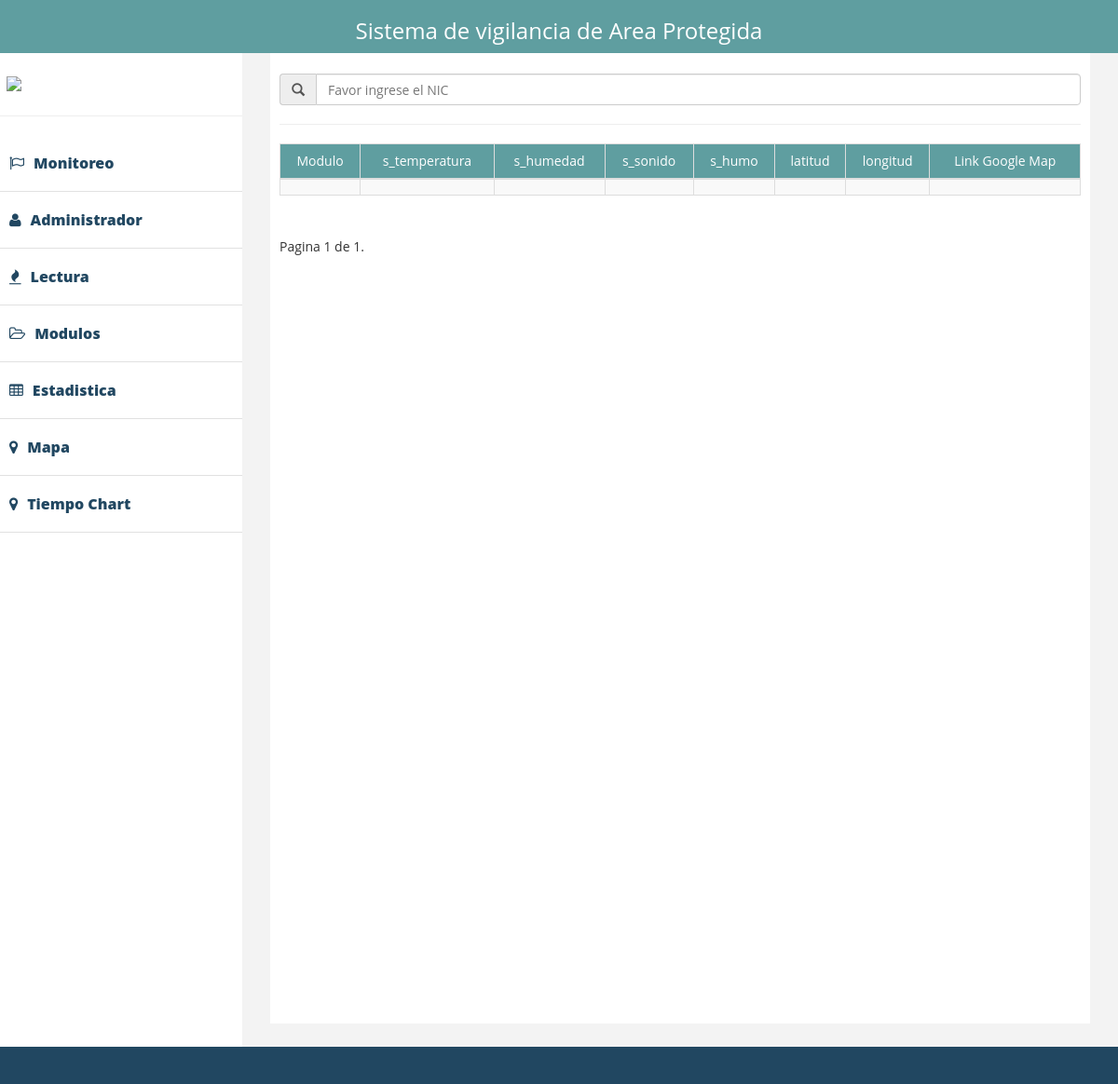
The app's page /interface/modulo/, older data.
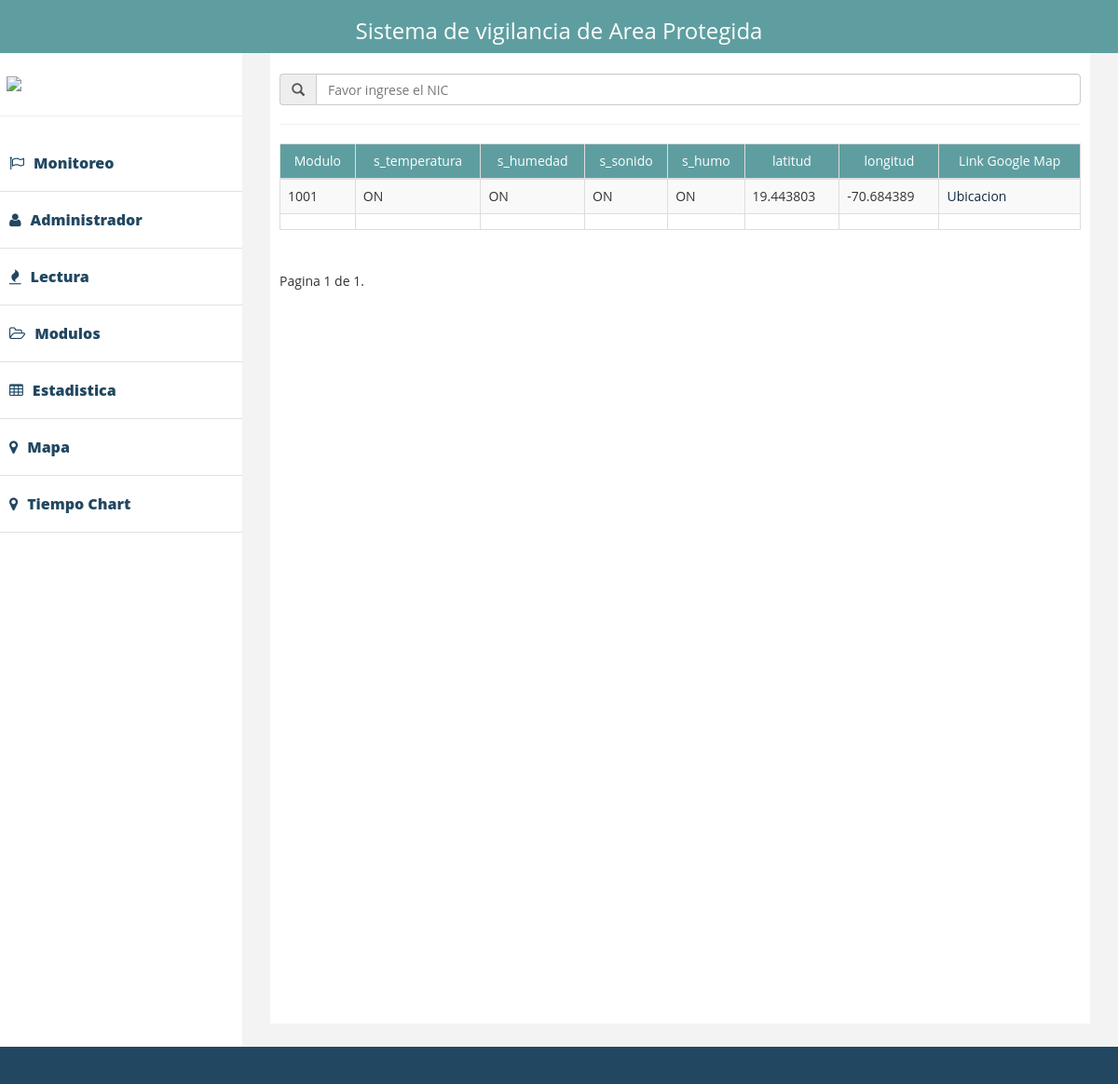
The same page, newer data.
### interface/models.py (models this page shows)
class Module(models.Model):
    modulo = models.CharField(max_length=8, primary_key=True)
    s_state = (
        ('ON', 'ON'),
        ('OFF', 'OFF'),
        ('OUT', 'OUT'),
    )
    s_temperatura   = models.CharField(max_length=5, choices=s_state, default='ON')
    s_humedad       = models.CharField(max_length=5, choices=s_state, default='ON')
    s_sonido        = models.CharField(max_length=5, choices=s_state, default='ON')
    s_humo          = models.CharField(max_length=5, choices=s_state, default='ON')
    latitud         = models.FloatField(blank=True, null=True)
    longitud        = models.FloatField(blank=True, null=True)

### interface/views.py (the view)
def modulos(request):
    querryset_list = Module.objects.all()
    paginator = Paginator(querryset_list, 15)
    page = request.GET.get('page')
    try:
        querryset = paginator.page(page)
    except PageNotAnInteger:
        querryset = paginator.page(1)
    except EmptyPage:
        querryset = paginator.page(paginator.num_pages)
    context = {
        'Object_list': querryset
    }
    return render(request, 'modulo.html', context)

### templates/modulo.html (shortened to what this page needs)
{% extends 'index.html' %}
{% load staticfiles %}
{% block filter %}
   <div style="padding-top: 20px">
        <div class="input-group">
            <span class="input-group-addon"><span class="glyphicon glyphicon-search"></span></span>
            <input type="text" id="myInput" placeholder="Favor ingrese el NIC" name="nic" class="form-control" >
        </div>
    </div>
    <hr/>
{% endblock %}
{% block table %}
    <thead id="head-th">
    <tr>
        <td>Modulo</td>
        <td>s_temperatura</td>
        <td>s_humedad</td>
        <td>s_sonido</td>
        <td>s_humo</td>
        <td>latitud</td>
        <td>longitud</td>
        <td>Link Google Map</td>
    </tr>
    </thead>
    <tbody>
        {% for ob in Object_list %}
            <tr onload="">
                <td>{{ ob.modulo }}</td>
                <td>{{ ob.s_temperatura }}</td>
                <td> {{ ob.s_humedad }}</td>
                <td> {{ ob.s_sonido }}</td>
                <td> {{ ob.s_humo }}</td>
                <td> {{ ob.latitud }}</td>
                <td> {{ ob.longitud }}</td>
                <td>
                    <a href='{{ ob.ubicacion }}'
                       style="color: #122b40" target="_blank">Ubicacion</a></td>
            </tr>
        {% endfor %}
        <tr>
            <td>{{ ob.modulo }}</td>
            <td>{{ ob.s_temperatura }}</td>
            <td> {{ ob.s_humedad }}</td>
            <td> {{ ob.s_sonido }}</td>
            <td> {{ ob.s_humo }}</td>
            <td> {{ ob.latitud }}</td>
            <td> {{ ob.longitud }}</td>
            <td>
            </td>
        </tr>
    </tbody>{% endblock %}

Row changes from the older to the newer data that the page shows:
added Module: modulo "1001", s_temperatura "ON", s_humedad "ON", s_sonido "ON", s_humo "ON", latitud "19.443803", longitud "-70.684389"
